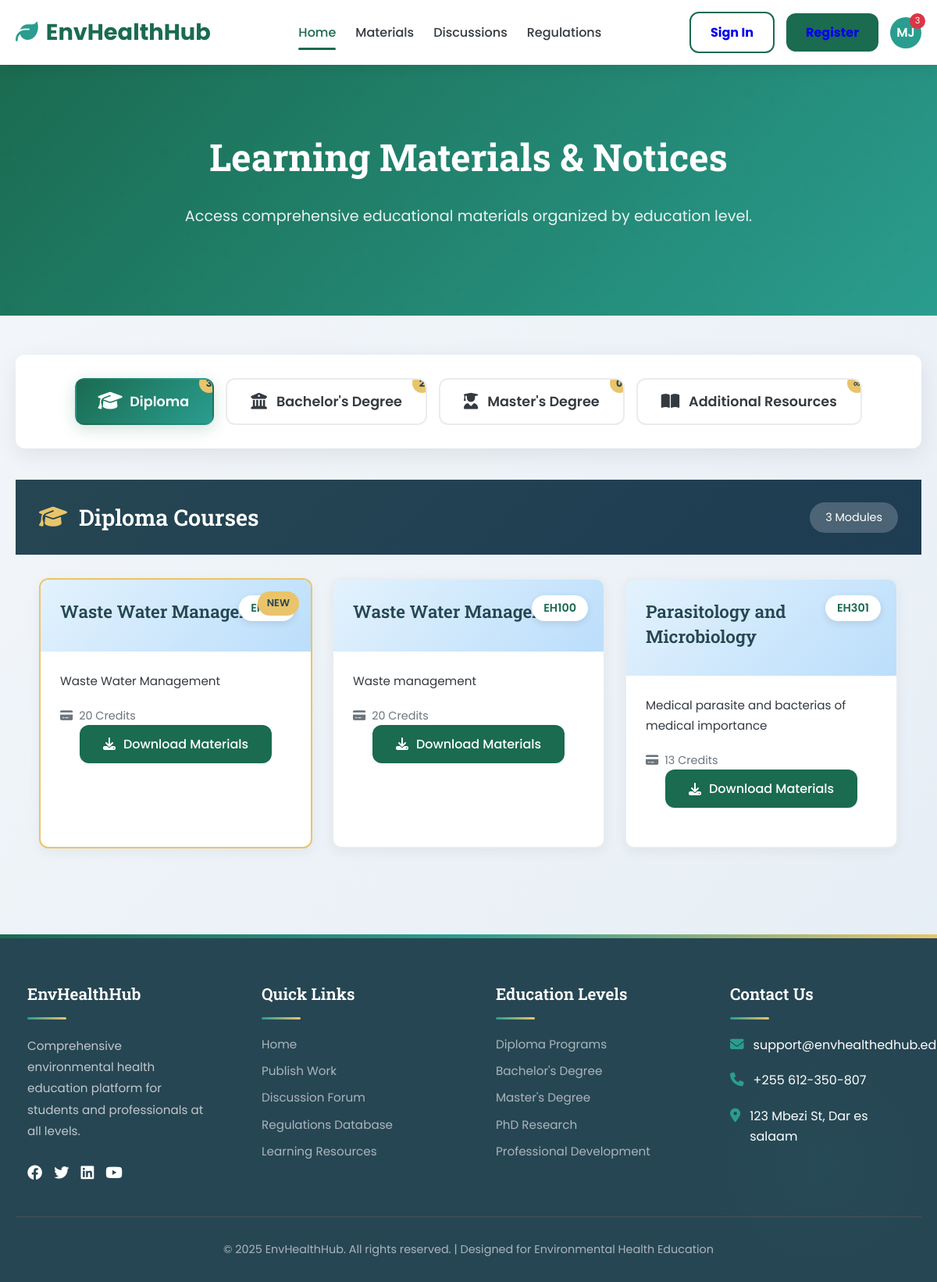
Screenshot of /material/ (signed in) with the database file from the repository.
### mainApp/models.py (models this page shows, shortened)
class Course(models.Model):
    EDUCATION_LEVELS = (
        ('Diploma', 'Diploma'),
        ('Degree', 'Degree'),
        ('Masters', 'Masters'),
        ('Other', 'Other')
    )
    education_level = models.CharField(
        max_length=15,
        choices=EDUCATION_LEVELS,
        default='Degree'
    )
    course_name = models.CharField(max_length=150)
    course_code = models.CharField(max_length=150)
    course_credit = models.CharField(max_length=150, default='3')
    course_description = models.TextField()
    course_file = models.FileField(
        upload_to='documents/courses/',
        validators=[FileExtensionValidator(['pdf', 'docx', 'doc', 'ppt', 'pptx'])],
        blank=True,
        null=True
    )
    uploaded_by = models.ForeignKey(
        User,
        on_delete=models.SET_NULL,
        null=True,
        blank=True,
        related_name='uploaded_courses'
    )
    created_at = models.DateTimeField(default=timezone.now)
    updated_at = models.DateTimeField(auto_now=True)
    is_active = models.BooleanField(default=True)
    class Meta:
        ordering = ['education_level', 'course_code']
        verbose_name = 'Course'
        verbose_name_plural = 'Courses'

### mainApp/views.py (the view, shortened to what this page needs)
# urls.py: path('material/', views.coursesView, name='material'),
@login_required
def coursesView(request):
    all_courses = Course.objects.filter(is_active=True)
    search_query = request.GET.get('search', '')
    if search_query:
        all_courses = all_courses.filter(
            Q(course_name__icontains=search_query) |
            Q(course_code__icontains=search_query) |
            Q(course_description__icontains=search_query)
        )
    paginator = Paginator(all_courses, 12)
    page_number = request.GET.get('page')
    page_obj = paginator.get_page(page_number)
    context = {
        'courses': page_obj,
        'diploma_courses': all_courses.filter(education_level='Diploma'),
        'bachelor_courses': all_courses.filter(education_level='Degree'),
        'master_courses': all_courses.filter(education_level='Masters'),
        'other_courses': all_courses.filter(education_level='Other'),
        'search_query': search_query,
        'total_courses': all_courses.count(),
    }
    return render(request, 'mainApp/materials.html', context)

### mainApp/context_processors.py (called while the page is built)
def avatar_context (request):
    user = request.user
    try:
        avatar = user.first_name[0] + user.last_name[0]
        return {
            'avatar': avatar
        }
    except:
        return {
            'avatar': 'UU'
        }

### mainApp/templates/mainApp/materials.html (shortened to what this page needs)
{% extends 'mainApp/base.html' %}
{% block content %}
<!DOCTYPE html>
<html lang="en">
<head>
    <link rel="stylesheet" href="https://cdnjs.cloudflare.com/ajax/libs/font-awesome/6.4.0/css/all.min.css">
</head>
<body>
    <section class="materials-hero">
        <div class="container">
            <div class="hero-content">
                <h1 style="color: white;">Learning Materials & Notices</h1>
                <p>Access comprehensive educational materials organized by education level.</p>
            </div>
        </div>
    </section>
    <div class="container">
        <section class="education-levels">
            <div class="level-nav">
                <button type="button" class="level-btn active" onclick="showSection('diploma')">
                    <i class="fas fa-graduation-cap"></i>
                    Diploma
                    <span class="level-badge">{{ diploma_courses|length }}</span>
                </button>
                <button type="button" class="level-btn" onclick="showSection('bachelor')">
                    <i class="fas fa-university"></i>
                    Bachelor's Degree
                    <span class="level-badge">{{ bachelor_courses|length }}</span>
                </button>
                <button type="button" class="level-btn" onclick="showSection('master')">
                    <i class="fas fa-user-graduate"></i>
                    Master's Degree
                    <span class="level-badge">{{ master_courses|length }}</span>
                </button>
                <button type="button" class="level-btn" onclick="showSection('resources')">
                    <i class="fas fa-book-open"></i>
                    Additional Resources
                    <span class="level-badge">∞</span>
                </button>
            </div>
        </section>
        <div class="materials-container" id="diploma-section">
            <div class="level-header">
                <h2><i class="fas fa-graduation-cap"></i> Diploma Courses</h2>
                <div class="module-count">{{ diploma_courses|length }} Modules</div>
            </div>
            {% if diploma_courses %}
            <div class="modules-grid">
                {% for course in diploma_courses %}
                <div class="module-card {% if forloop.first %}highlighted{% endif %}">
                    <div class="module-header">
                        <span class="module-code">{{ course.course_code }}</span>
                        <h3>{{ course.course_name }}</h3>
                    </div>
                    <div class="module-body">
                        <p class="module-description">
                            {{ course.course_description|truncatechars:200 }}
                        </p>
                        {% if course.course_credit %}
                        <div class="module-credit">
                            <i class="fas fa-credit-card"></i> {{ course.course_credit }} Credits
                        </div>
                        {% endif %}
                        <div class="module-footer">
                            {% if course.course_file and course.course_file != 'No file' %}
                            <a href="{{ course.course_file.url }}" class="btn btn-primary" download>
                                <i class="fas fa-download"></i> Download Materials
                            </a>
                            {% else %}
                            <button class="btn btn-primary" disabled>
                                <i class="fas fa-download"></i> No File Available
                            </button>
                            {% endif %}
                        </div>
                    </div>
                </div>
                {% endfor %}
            </div>
            {% endif %}
        </div>
    </div>
</body>
</html>
{% endblock %}

### mainApp/static/mainApp/style.css (style rules this page uses)
* { margin: 0; padding: 0; box-sizing: border-box; }
:root { --primary-color: #1a6b50; --primary-light: #2a9d8f; --secondary-color: #264653; --accent-color: #e9c46a; --accent-dark: #f4a261; --light-color: #f8f9fa; --dark-color: #343a40; --gray-color: #6c757d; --light-gray: #e9ecef; --success-color: #28a745; --warning-color: #ffc107; --danger-color: #dc3545; --info-color: #17a2b8; --border-radius: 8px; --box-shadow: 0 4px 12px rgba(0, 0, 0, 0.08); --transition: all 0.3s ease; }
body { font-family: 'Poppins', sans-serif; line-height: 1.6; color: var(--dark-color); background-color: #f5f7fa; }
h1, h2, h3, h4 { font-family: 'Roboto Slab', serif; font-weight: 600; color: var(--secondary-color); }
.btn { padding: 10px 20px; border-radius: var(--border-radius); font-weight: 500; cursor: pointer; transition: var(--transition); border: none; font-family: 'Poppins', sans-serif; display: inline-flex; align-items: center; justify-content: center; gap: 8px; }
.hero-content { position: relative; z-index: 2; }

### rows the page displays
Course: course_code "EH100", course_name "Waste Water Management", course_description "Waste Water Management", course_credit "20"
Course: course_code "EH100", course_name "Waste Water Management", course_description "Waste management", course_credit "20"
Course: course_code "EH301", course_name "Parasitology and Microbiology", course_description "Medical parasite and bacterias of medical importance", course_credit "13"

### other values shown
{{ avatar }} "MJ"
{{ diploma_courses|length }} "3"
{{ bachelor_courses|length }} "2"
{{ master_courses|length }} "0"
